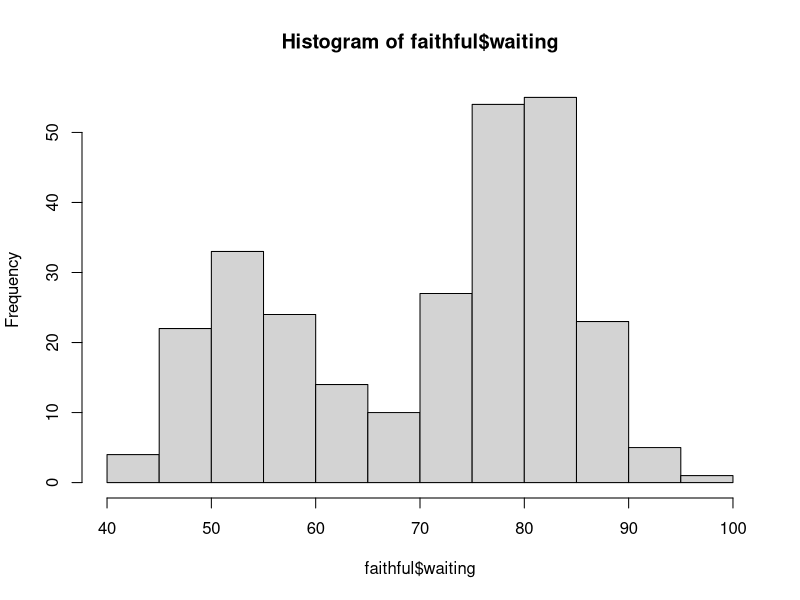
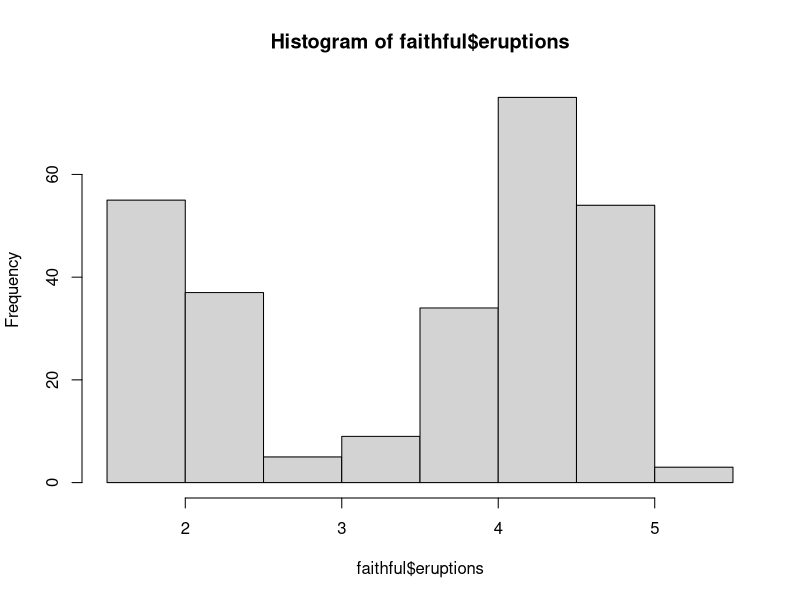
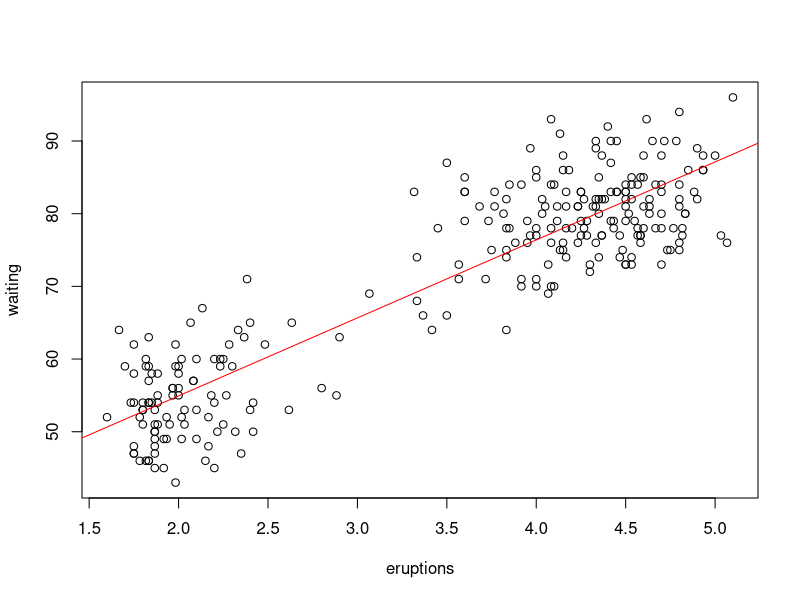

Generate these figures, in order, with R:
#Faithful Exercise
# Goal: Explore R Studio and basic commands in R
# Directions: Run through line by line. 
# Use ? if you get lost, ask a neighbor, or raise your hand

#Open dataset

View(faithful)
?faithful 

#Explore dataset

nrow(faithful)
ncol(faithful)
colnames(faithful)
head(faithful)

#Understand data structure

str(faithful)
class(faithful$eruptions)
class(faithful$waiting)

#Calculate summary statistics

min(faithful$waiting)
max(faithful$waiting)
mean(faithful$waiting)
median(faithful$waiting)
summary(faithful)

#Visualize data

hist(faithful$waiting)
hist(faithful$eruptions)

plot(faithful)
abline(lm(faithful$waiting~faithful$eruptions), col="red")